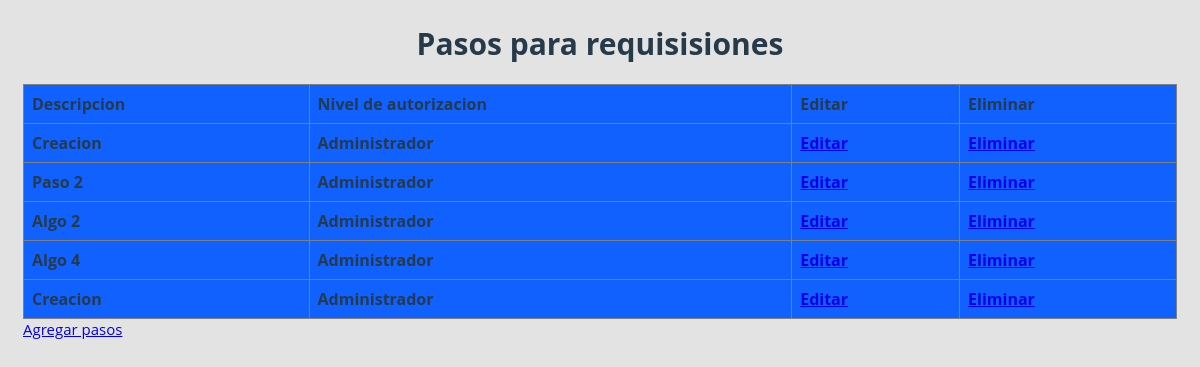
The app's page /reclutamiento-master/administrador/requisisciones/ver_pasos_req.php (signed in) with its own data.
### tables this page shows
CREATE TABLE `pasos_requisicion` (
  `id` int(50) NOT NULL,
  `id_permisos` int(50) NOT NULL,
  `numero` varchar(50) NOT NULL,
  `nombre` varchar(50) NOT NULL
);

CREATE TABLE `permisos` (
  `id` int(50) NOT NULL,
  `nombre` varchar(50) NOT NULL
);

### reclutamiento-master/administrador/requisisciones/ver_pasos_req.php (the view, shortened to what this page needs)
<html>
    <head>
        <link rel="stylesheet" type="text/css" href="../../style.css">
    </head>
    <body>
        <center><h1> Pasos para requisisiones</h1></center>
        <?php
            include '../../config.php';
            $con=mysqli_connect($host,$user,$pass,$name);
            $query = "SELECT * FROM permisos,pasos_requisicion WHERE permisos.id = pasos_requisicion.id_permisos ";
            $result = mysqli_query($con,$query);
            echo "<table border = 1>\n";
            echo "  <tr>\n";
            echo "      <th>Descripcion </th>\n";
            echo "      <th>Nivel de autorizacion </th>\n";
            echo "      <th>Editar </th>\n";
            echo "      <th>Eliminar</th>\n";
            echo "</tr>\n";
            while($row = mysqli_fetch_array($result)){
                echo "  <tr>\n";
                echo "      <th>".$row[5]."</th>\n";
                echo "      <th>".$row[1]."</th>\n";
                echo "      <th><a href = \"editar_paso.php?id=".$row[2 ]."\">Editar</a></th>\n";
                echo "      <th><a href = \"borrar_Paso.php?id=".$row[2 ]."\">Eliminar</a></th>\n";
                echo "  </tr>";
            }
            echo "</table>\n"
        ?>
        <label ><a href="pasos_requisision.php">Agregar pasos</a></label>
    </body>
</html>

### reclutamiento-master/style.css (style rules this page uses)
*, *:before, *:after { box-sizing: border-box; }
body { padding: 1em; font-family: 'Open Sans', 'Helvetica Neue', Helvetica, Arial, sans-serif; font-size: 15px; color: #b9b9b9; background-color: #e3e3e3; }
table { border-collapse: collapse; width: 100%; }
th, td , tr { font-family: 'Open Sans', 'Helvetica Neue', Helvetica, Arial, sans-serif; text-align: left; padding: 8px; color : #000 ; }
tr:nth-child(even) { background-color: #7BBFF2 }
th { background-color: #1061FF; color: #263A4A; }
h1 , h2 , p { color: #263A4A; }

### records on screen
pasos_requisicion: nombre "Creacion", id_permisos.nombre "Administrador"
pasos_requisicion: nombre "Paso 2", id_permisos.nombre "Administrador"
pasos_requisicion: nombre "Algo 2", id_permisos.nombre "Administrador"
pasos_requisicion: nombre "Algo 4", id_permisos.nombre "Administrador"
pasos_requisicion: nombre "Creacion", id_permisos.nombre "Administrador"
